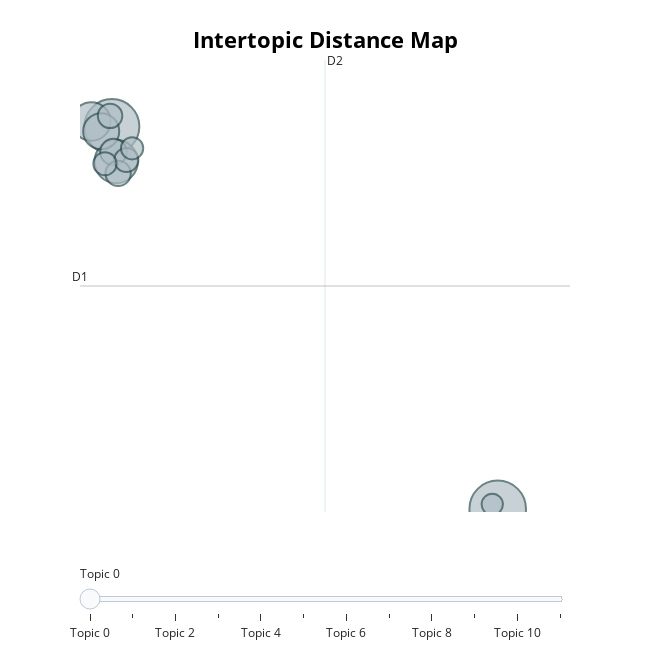

Notebook code for this chart:
### Code cell
topic_model.visualize_topics()

### Figure 1 — Plotly figure (JSON) as saved in the notebook; plotly's stock layout.template omitted (floating-point values rounded to 4 significant figures)
{"data": [{"customdata": [[0, "всу | направлении | районе | области | противник", 155], [1, "это | россии | лет | всем | году", 146], [2, "это | украины | зеленский | украине | сша", 91], [3, "ким | чен | ын | кндр | путин", 72], [4, "выборы | выборах | выборов | регионах | лдпр", 63], [5, "коррупцию | деньги | украины | зеленского | президент", 34], [6, "армении | армян | азербайджана | армии | арменией", 31], [7, "суд | колонии | режима | натаров | строгого", 29], [8, "курс | рублей | цб | рост | рубля", 28], [9, "ес | граждан | страны | вещи | личные", 26], [10, "бербок | taurus | мид | киев | германии", 24], [11, "пво | ракет | himars | комплексов | целей", 22]], "hovertemplate": "<b>Topic %{customdata[0]}</b><br>%{customdata[1]}<br>Size: %{customdata[2]}", "legendgroup": "", "marker": {"color": "#B0BEC5", "line": {"color": "DarkSlateGrey", "width": 2}, "size": [155, 146, 91, 72, 63, 34, 31, 29, 28, 26, 24, 22], "sizemode": "area", "sizeref": 0.09688, "symbol": "circle"}, "mode": "markers", "name": "", "orientation": "v", "showlegend": false, "type": "scatter", "x": [19.86, 3.958, 4.134, 3.109, 3.517, 4.022, 4.215, 3.882, 4.553, 3.672, 4.789, 19.63], "xaxis": "x", "y": [-1.026, 17.98, 16.24, 18.23, 17.75, 16.71, 15.65, 18.51, 16.32, 16.13, 16.9, -0.801], "yaxis": "y"}], "layout": {"annotations": [{"showarrow": false, "text": "D1", "x": 2.643, "y": 10.05, "yshift": 10}, {"showarrow": false, "text": "D2", "x": 12.74, "xshift": 10, "y": 21.28}], "height": 650, "hoverlabel": {"bgcolor": "white", "font": {"family": "Rockwell", "size": 16}}, "legend": {"itemsizing": "constant", "tracegroupgap": 0}, "margin": {"t": 60}, "shapes": [{"line": {"color": "#CFD8DC", "width": 2}, "type": "line", "x0": 12.74, "x1": 12.74, "y0": -1.18, "y1": 21.28}, {"line": {"color": "#9E9E9E", "width": 2}, "type": "line", "x0": 2.643, "x1": 22.84, "y0": 10.05, "y1": 10.05}], "sliders": [{"active": 0, "pad": {"t": 50}, "steps": [{"args": [{"marker.color": [["red", "#B0BEC5", "#B0BEC5", "#B0BEC5", "#B0BEC5", "#B0BEC5", "#B0BEC5", "#B0BEC5", "#B0BEC5", "#B0BEC5", "#B0BEC5", "#B0BEC5"]]}], "label": "Topic 0", "method": "update"}, {"args": [{"marker.color": [["#B0BEC5", "red", "#B0BEC5", "#B0BEC5", "#B0BEC5", "#B0BEC5", "#B0BEC5", "#B0BEC5", "#B0BEC5", "#B0BEC5", "#B0BEC5", "#B0BEC5"]]}], "label": "Topic 1", "method": "update"}, {"args": [{"marker.color": [["#B0BEC5", "#B0BEC5", "red", "#B0BEC5", "#B0BEC5", "#B0BEC5", "#B0BEC5", "#B0BEC5", "#B0BEC5", "#B0BEC5", "#B0BEC5", "#B0BEC5"]]}], "label": "Topic 2", "method": "update"}, {"args": [{"marker.color": [["#B0BEC5", "#B0BEC5", "#B0BEC5", "red", "#B0BEC5", "#B0BEC5", "#B0BEC5", "#B0BEC5", "#B0BEC5", "#B0BEC5", "#B0BEC5", "#B0BEC5"]]}], "label": "Topic 3", "method": "update"}, {"args": [{"marker.color": [["#B0BEC5", "#B0BEC5", "#B0BEC5", "#B0BEC5", "red", "#B0BEC5", "#B0BEC5", "#B0BEC5", "#B0BEC5", "#B0BEC5", "#B0BEC5", "#B0BEC5"]]}], "label": "Topic 4", "method": "update"}, {"args": [{"marker.color": [["#B0BEC5", "#B0BEC5", "#B0BEC5", "#B0BEC5", "#B0BEC5", "red", "#B0BEC5", "#B0BEC5", "#B0BEC5", "#B0BEC5", "#B0BEC5", "#B0BEC5"]]}], "label": "Topic 5", "method": "update"}, {"args": [{"marker.color": [["#B0BEC5", "#B0BEC5", "#B0BEC5", "#B0BEC5", "#B0BEC5", "#B0BEC5", "red", "#B0BEC5", "#B0BEC5", "#B0BEC5", "#B0BEC5", "#B0BEC5"]]}], "label": "Topic 6", "method": "update"}, {"args": [{"marker.color": [["#B0BEC5", "#B0BEC5", "#B0BEC5", "#B0BEC5", "#B0BEC5", "#B0BEC5", "#B0BEC5", "red", "#B0BEC5", "#B0BEC5", "#B0BEC5", "#B0BEC5"]]}], "label": "Topic 7", "method": "update"}, {"args": [{"marker.color": [["#B0BEC5", "#B0BEC5", "#B0BEC5", "#B0BEC5", "#B0BEC5", "#B0BEC5", "#B0BEC5", "#B0BEC5", "red", "#B0BEC5", "#B0BEC5", "#B0BEC5"]]}], "label": "Topic 8", "method": "update"}, {"args": [{"marker.color": [["#B0BEC5", "#B0BEC5", "#B0BEC5", "#B0BEC5", "#B0BEC5", "#B0BEC5", "#B0BEC5", "#B0BEC5", "#B0BEC5", "red", "#B0BEC5", "#B0BEC5"]]}], "label": "Topic 9", "method": "update"}, {"args": [{"marker.color": [["#B0BEC5", "#B0BEC5", "#B0BEC5", "#B0BEC5", "#B0BEC5", "#B0BEC5", "#B0BEC5", "#B0BEC5", "#B0BEC5", "#B0BEC5", "red", "#B0BEC5"]]}], "label": "Topic 10", "method": "update"}, {"args": [{"marker.color": [["#B0BEC5", "#B0BEC5", "#B0BEC5", "#B0BEC5", "#B0BEC5", "#B0BEC5", "#B0BEC5", "#B0BEC5", "#B0BEC5", "#B0BEC5", "#B0BEC5", "red"]]}], "label": "Topic 11", "method": "update"}]}], "title": {"font": {"color": "Black", "size": 22}, "text": "<b>Intertopic Distance Map</b>", "x": 0.5, "xanchor": "center", "y": 0.95, "yanchor": "top"}, "width": 650, "xaxis": {"anchor": "y", "domain": [0, 1], "range": [2.643, 22.84], "title": {"text": ""}, "type": "linear", "visible": false}, "yaxis": {"anchor": "x", "domain": [0, 1], "range": [-1.18, 21.28], "title": {"text": ""}, "type": "linear", "visible": false}}}
